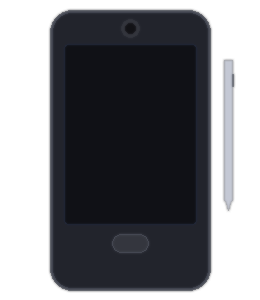
#> input picture scripts/gui_assets/device_note1.png, 260 x 300 px
$ python -i fetch_device_photos.py   (imports and definitions only)
#> lines starting #> are read from the running program, lines starting #| are printed output that depends on the picture
#> further down, picture is the input picture: PIL image 260x300 RGBA; mean R, G, B, A 18.8, 19.8, 24, 150.8
#!/usr/bin/env python3
"""Builds the Samsung Galaxy Note photo database for the SPGF desktop GUI.

For every Galaxy Note generation the script fetches the best *free* product
image it can find — a curated Wikimedia Commons file when one is known, a
scored Commons search as a fallback — then renders it into the two assets the
GUI uses:

    phone_<key>.png   transparent render of the device (trimmed, hi-res)
    photo_<key>.png   ready-made card: rounded panel, soft glow, drop shadow

Both are generated at 2x so the GUI stays crisp on DPI-scaled displays, and
``photo_credits.json`` keeps author, licence and source page for attribution.

Usage
-----
    python scripts/fetch_device_photos.py                 # refresh everything
    python scripts/fetch_device_photos.py --only note3    # one generation
    python scripts/fetch_device_photos.py --list          # show the database
    python scripts/fetch_device_photos.py --force         # ignore the cache

The fetch is best-effort: a device that cannot be downloaded keeps its previous
image, and if all else fails a clean vector-style silhouette is generated so the
GUI never shows an empty card. Nothing is fetched at GUI runtime, which is what
keeps the bundle portable and offline-friendly.
"""
from __future__ import annotations

import argparse
import io
import json
import sys
import time
import urllib.error
import urllib.parse
import urllib.request
from pathlib import Path

try:  # Pillow is required here (build-time only), not by the GUI.
    from PIL import Image, ImageDraw, ImageFilter, ImageOps
except ImportError:  # pragma: no cover - dependency hint
    print("This tool needs Pillow:  python -m pip install pillow", file=sys.stderr)
    raise SystemExit(2)

# [5 lines not run here, left out]

OUT = Path(__file__).resolve().parent / "gui_assets"
# [1 line not run here, left out]

# 2x assets: the GUI asks customtkinter for 230x260 / 340x420 logical pixels.
CARD_W, CARD_H = 460, 520
HERO_H = 1120
LANCZOS = getattr(getattr(Image, "Resampling", Image), "LANCZOS")
UA = "SPenGestureFix-GUI/2.0 (device photo fetcher; one-off local build)"

# ------------------------------------------------------------------ database
# Each entry: display name, exact Commons files to try first (best-known clean
# product shots, in order) and the search terms used when none of them work.
DEVICES: "dict[str, dict[str, object]]" = {
    "note1": {
        "name": "Galaxy Note (2011)",
        "model": "GT-N7000",
        "files": ["File:Samsung Galaxy Note.png"],
        "search": ["Samsung Galaxy Note GT-N7000", "Samsung Galaxy Note N7000"],
    },
    "note2": {
        "name": "Galaxy Note II",
        "model": "GT-N7100",
        "files": ["File:Samsung Galaxy Note II.png"],
        "search": ["Samsung Galaxy Note II", "Samsung Galaxy Note 2 N7100"],
    },
    "note3": {
        "name": "Galaxy Note 3",
        "model": "SM-N900",
        "files": ["File:Samsung Galaxy Note 3.png"],
        "search": ["Samsung Galaxy Note 3", "Samsung Galaxy Note 3 SM-N900"],
    },
    "note4": {
        "name": "Galaxy Note 4",
        "model": "SM-N910",
        "files": ["File:Samsung Galaxy Note 4.png"],
        "search": ["Samsung Galaxy Note 4 SM-N910", "Samsung Galaxy Note 4"],
    },
    "noteedge": {
        "name": "Galaxy Note Edge",
        "model": "SM-N915",
        "files": ["File:Samsung Galaxy Note Edge.png"],
        "search": ["Samsung Galaxy Note Edge SM-N915", "Samsung Galaxy Note Edge front"],
        # "edge" is this device's name: it must not be scored as a wrong model.
        "allow": ["edge"],
    },
    "note5": {
        "name": "Galaxy Note 5",
        "model": "SM-N920",
        "files": [
            "File:Samsung Galaxy Note 5.png",
            "File:Samsung Galaxy Note5 (White Pearl) - Front.jpg",
        ],
        "search": ["Samsung Galaxy Note 5 SM-N920", "Samsung Galaxy Note 5"],
    },
    "note7": {
        "name": "Galaxy Note7",
        "model": "SM-N930",
        "files": [
            "File:Samsung Galaxy Note 7.png",
            "File:Samsung Galaxy Note 7 face 20161010.jpg",
        ],
        "search": ["Samsung Galaxy Note 7 SM-N930", "Samsung Galaxy Note 7 front"],
    },
    "note8": {
        "name": "Galaxy Note 8",
        "model": "SM-N950",
        "files": ["File:Samsung Galaxy Note 8.png"],
        "search": ["Samsung Galaxy Note 8 SM-N950", "Samsung Galaxy Note 8 2017"],
    },
    "note9": {
        "name": "Galaxy Note 9",
        "model": "SM-N960",
        "files": [
            "File:Samsung Galaxy Note 9.png",
            "File:SAMSUNG SAMSUNG GALXY NOTE 9 ASCENSOR ELEVADOR.jpg",
        ],
        "search": ["Samsung Galaxy Note 9 SM-N960", "Samsung Galaxy Note 9"],
    },
    "note10": {
        "name": "Galaxy Note 10 / 10+",
        "model": "SM-N970 / SM-N975",
        "files": [
            "File:Samsung Galaxy Note 10 Phone.png",
            "File:Samsung Galaxy Note 10+.png",
        ],
        "search": ["Samsung Galaxy Note 10 Plus SM-N975", "Samsung Galaxy Note 10"],
    },
    "note20": {
        "name": "Galaxy Note 20 / Ultra",
        "model": "SM-N980 / SM-N985",
        "files": [
            "File:Samsung Galaxy Note 20 Ultra.png",
            "File:Samsung Galaxy Note 20 front.png",
        ],
        "search": ["Samsung Galaxy Note 20 Ultra SM-N986", "Samsung Galaxy Note 20"],
    },
}

# Words that usually mean "not a clean product shot of this exact phone".
BAD_WORDS = (
    "unit_mm", "animated", "1px", "edit this", "logo", "icon", "map", "chart",
    "screenshot", "screenshots", "home screen", "wallpaper", "ui", "benchmark",
    "box", "boxart", "packaging", "unboxing", "charger", "cable", "connector",
    "case", "cover", "keyboard", "keychain", "battery", "teardown", "internal",
    "board", "antenna", "spen", "s pen", "s-pen", "stylus", "对比", "背面",
)
BAD_MODEL_WORDS = ("neo", "edge", "lite", "fe", "tab", "8.0", "10.1", "12.2", "redmi", "tablet")


def say(text: str) -> None:
    print(text, flush=True)


# Wikimedia answers 429 when a batch of API + image requests lands too fast.
# A tiny global throttle plus bounded backoff makes a full refresh reliable.
THROTTLE_SECONDS = 1.1
_RETRY_DELAYS = (6, 18, 45)
_last_request = 0.0


# [26 lines left out: function _request, not called in this run]


def commons(params: dict) -> dict:
    url = "https://commons.wikimedia.org/w/api.php?" + urllib.parse.urlencode(params)
    return json.loads(_request(url).decode("utf-8"))


# [148 lines left out: functions strip_html, image_info, score, search_candidates, pick_candidate, not called in this run]


# ------------------------------------------------------------- image pipeline
def isolate_subject(image: Image.Image) -> Image.Image:
    """Returns the device on transparency, trimming any uniform background."""
    image = ImageOps.exif_transpose(image).convert("RGBA")
    alpha = image.split()[3]
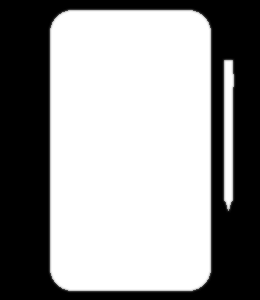
#> alpha: PIL image 260x300 L; min 0, max 255, mean 150.8
    if alpha.getextrema()[0] < 250:  # already has real transparency
        return image.crop(alpha.getbbox() or (0, 0, image.width, image.height))
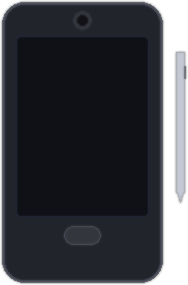
#> returned value: PIL image 188x285 RGBA; mean R, G, B, A 27.4, 28.9, 34.9, 219.5; transparent parts drawn white

    rgb = image.convert("RGB")
    sw, sh = rgb.size
    # The flood fill runs on a downscaled copy (16x less work), then the mask is
    # scaled back up: background edges are soft anyway after the blur.
    small = rgb.copy()
    small.thumbnail((420, 420), LANCZOS)
    w, h = small.size
    probes = [(1, 1), (w - 2, 1), (1, h - 2), (w - 2, h - 2)]
    corners = [small.getpixel(p) for p in probes]
    ref = corners[0]
    if not all(max(abs(a - b) for a, b in zip(ref, c)) < 26 for c in corners):
        return image
    try:
        from PIL import ImageChops

        flat = Image.new("RGB", small.size, ref)
        diff = ImageChops.difference(small, flat).convert("L").point(lambda v: 255 if v > 38 else 0)
        # Flood from the borders so a dark phone body is never erased.
        mask = Image.new("L", small.size, 0)
        pixels = diff.load()
        reach = mask.load()
        stack = [(0, 0), (w - 1, 0), (0, h - 1), (w - 1, h - 1)]
        while stack:
            x, y = stack.pop()
            if x < 0 or y < 0 or x >= w or y >= h or reach[x, y] or pixels[x, y]:
                continue
            reach[x, y] = 255
            stack.append((x + 1, y))
            stack.append((x - 1, y))
            stack.append((x, y + 1))
            stack.append((x, y - 1))
        share = sum(1 for value in mask.getdata() if value) / (w * h)
        if not 0.06 < share < 0.93:
            return image
        cut = ImageOps.invert(mask.resize((sw, sh), LANCZOS))
        cut = cut.filter(ImageFilter.GaussianBlur(1.2)).point(lambda v: 255 if v > 128 else v * 2)
        image.putalpha(cut)
        return image.crop(cut.getbbox() or (0, 0, sw, sh))
    except Exception:
        return image


# [186 lines left out: functions fit, radial_glow, rounded_mask, compose_card, pad_shadow, fallback_render and 4 more, not called in this run]


# [2 lines not run here, left out]

>>> from PIL import Image
>>> picture = Image.open('gui_assets/device_note1.png')
>>> result = isolate_subject(picture)
